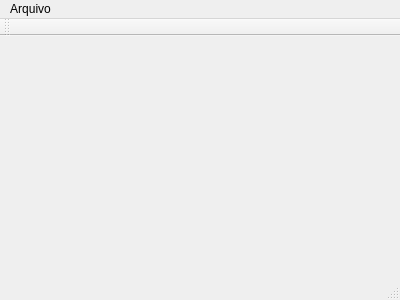
<?xml version="1.0" encoding="UTF-8"?>
<ui version="4.0">
 <class>MainWindow</class>
 <widget class="QMainWindow" name="MainWindow">
  <property name="geometry">
   <rect>
    <x>0</x>
    <y>0</y>
    <width>400</width>
    <height>300</height>
   </rect>
  </property>
  <property name="windowTitle">
   <string>MainWindow</string>
  </property>
  <widget class="QWidget" name="centralWidget"/>
  <widget class="QMenuBar" name="menuBar">
   <property name="geometry">
    <rect>
     <x>0</x>
     <y>0</y>
     <width>400</width>
     <height>21</height>
    </rect>
   </property>
   <widget class="QMenu" name="menuArquivo">
    <property name="title">
     <string>Arquivo</string>
    </property>
    <addaction name="actionAdicionarDados"/>
   </widget>
   <addaction name="menuArquivo"/>
  </widget>
  <widget class="QToolBar" name="mainToolBar">
   <attribute name="toolBarArea">
    <enum>TopToolBarArea</enum>
   </attribute>
   <attribute name="toolBarBreak">
    <bool>false</bool>
   </attribute>
  </widget>
  <widget class="QStatusBar" name="statusBar"/>
  <action name="actionAdicionarDados">
   <property name="text">
    <string>AdicionarDados</string>
   </property>
  </action>
 </widget>
 <layoutdefault spacing="6" margin="11"/>
 <resources/>
 <connections/>
</ui>
